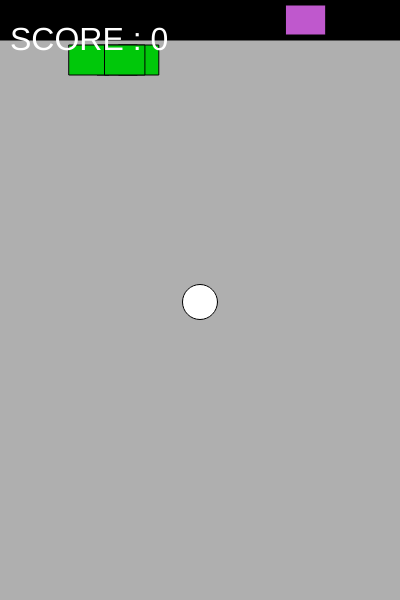
Frame 1 (no input)
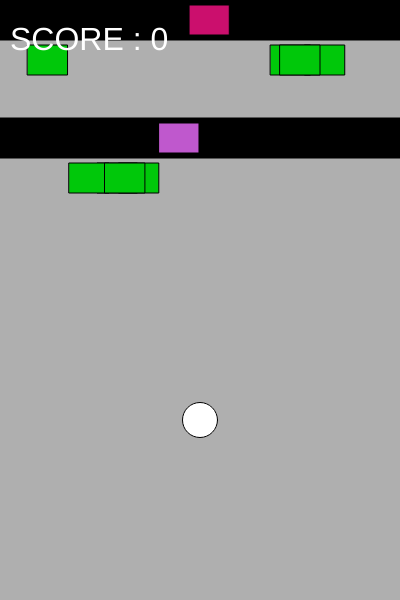
Frame 60 (no input)
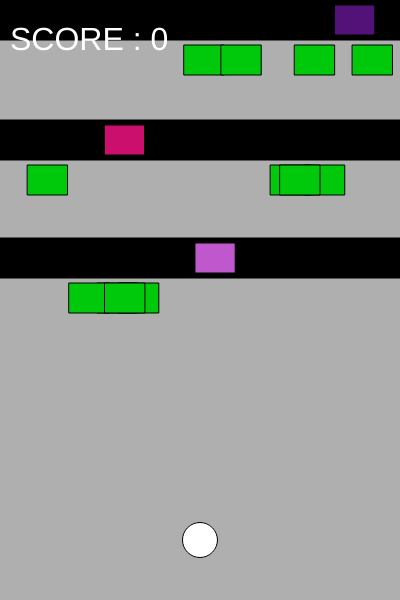
Frame 120 (the mouse pressed at the canvas centre since frame 60)

The p5.js sketch that drew these frames (run headless with seeded random() and noise() and a simulated clock; from frame 60 on, the mouse is pressed at the canvas centre):

// p5.js sketch
// ── sketch.js
var bird;
var score = 0;
var road = [];
var car =[];
var bush = [];
var dis = 60;
function setup() {
  createCanvas(400, 600);

  bird = new Bird();
  road.push(new Road());
  car.push(new Car());
  bush.push(new Bush());
  textSize(32);

}

function draw() {

  background(175);

  if(frameCount%dis == 0){
    road.push(new Road());
  }

  for(var i=road.length-1; i >=0; i--){
    road[i].show();
    road[i].update();
    if(road[i].y>height){
      road.splice(i,1);
    }
  }

  if(frameCount%dis == 0){
    car.push(new Car());
  }

  for(var i=car.length-1; i >=0; i--){
    car[i].show();
    car[i].update();

    if(car[i].hits(bird)) {
      alert("Game Over !");
      bird.velocity=0;
    }

    if(car[i].y>height){
      car.splice(i,1);
    }
  }

  if(frameCount%dis == 0){
    bush.push(new Bush());
  }

  for(var i=bush.length-1; i >=0; i--){
    bush[i].show();
    bush[i].update();

    if(bush[i].hits(bird)) {
      bird.y +=40
    }

    if(bush[i].y>height){
      bush.splice(i,1);
    }
  }

  bird.update();
  bird.show();
  bird.death();
  text("SCORE : " + score, 10, 50);
}

function keyPressed() {
  if(keyCode === UP_ARROW){
    bird.up();
    score++;
  }
  else if (keyCode === DOWN_ARROW) {
    bird.down();
    score--;
  }
  else if (keyCode === LEFT_ARROW) {
    bird.left();
  }
  else if (keyCode === RIGHT_ARROW) {
    bird.right();
  }
}

// ── bird.js
function Bird() {
  this.y = height/2;
  this.x = width/2;

  this.velocity = 2;
  this.gravity = 0.2;
  this.lift = 40

  this.show = function() {
    fill(255);
    ellipse(this.x, this.y, 35, 35);
  }

  this.up = function(){
    this.y -= this.lift;
  }
  this.down = function(){
    this.y += this.lift;
  }

  this.left = function(){
    this.x -= 20;
  }

  this.right = function(){
    this.x += 20;
  }

  this.death = function(){
    if(this.y > height){
      alert("Too Slow !");
      this.velocity = 0;
    }
  }

  this.update = function(){
    this.y += this.velocity;
    if(this.y < 20){
      this.y=20;
    }
  }
}

// ── bush.js
function Bush(){
  this.y = 40;
  this.x = random(0,10)*40
  this.x2 = random(0,10)*40
  this.x3 = random(0,10)*40
  this.x4 = random(0,10)*40
  this.speed = 2;

  this.show = function(){
    fill(0,200,10);
    rect(this.x, this.y+5, 40, 30);
    rect(this.x2, this.y+5, 40, 30);
    rect(this.x3, this.y+5, 40, 30);
    rect(this.x4, this.y+5, 40, 30);
  }

  this.update = function(){
    this.y += this.speed;
  }
  this.hits = function(){
    if(this.x-20 < bird.x && bird.x < this.x+60 && this.y-15 < bird.y && bird.y < this.y+32.5){
        return true;
    }
    if(this.x2-20 < bird.x && bird.x < this.x2+60 && this.y-15 < bird.y && bird.y < this.y+32.5){
        return true;
    }
    if(this.x3-20 < bird.x && bird.x < this.x3+60 && this.y-15 < bird.y && bird.y < this.y+32.5){
        return true;
    }
    if(this.x4-20 < bird.x && bird.x < this.x4+60 && this.y-15 < bird.y && bird.y < this.y+32.5){
        return true;
    }
  }
}

// ── car.js
function Car(){
  this.y = 0;
  this.x = random(0,width);
  this.speed = 2;
  this.rspeed = random(5,10);
  this.r = random(0,255)
  this.g = random(0,255)
  this.b = random(0,255)

  this.show = function(){
    fill(this.r,this.g,this.b);
    rect(this.x, this.y+5, 40, 30);
  }

  this.update = function(){
    this.y += this.speed;
    this.x += this.rspeed;
    if(this.x>width){
      this.rspeed = -this.rspeed;
    }
    else if (this.x<0) {
      this.rspeed = -this.rspeed;
    }
  }
  this.hits = function(bird) {
    if(this.x < bird.x && bird.x < this.x+40 && this.y < bird.y && bird.y < this.y+25){
      return true;
    }
  }
}

// ── grid.js
function Grid(){
  this.y = 0;
  this.speed = 2;

  this.show = function(){
    fill(200);
    rect(0, this.y, width, 4);
  }

  this.update = function(){
    this.y += this.speed;
  }
}

// ── road.js
function Road(){
  this.y = 0;
  this.speed = 2;

  this.show = function(){
    fill(0);
    rect(0, this.y, width, 40);
  }

  this.update = function(){
    this.y += this.speed;
  }
}
